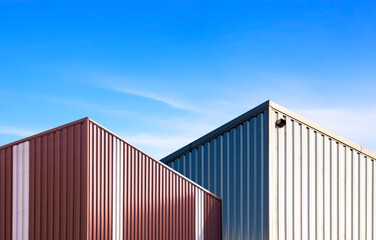
#> input picture VisualOdometry_py/main/building.jpg, 376 x 240 px
$ jupyter execute FunctionTest.ipynb
#> lines starting #> are read from the running program, lines starting #| are printed output that depends on the picture
## os.path.join()

[cell 1]
import os

DIRECTORY = "C:\\Users\\Autonav\\github_repo\\SLAM\\VisualOdometry_py\\main\\KITTI_sequence_1\\image_l"
filename = "000000.png"
print(os.path.join(DIRECTORY, filename))

## cv2.ORB_create() / detectAndCompute / cv2.drawKeypoints()

[cell 2]
import cv2

img = cv2.imread('../main/building.jpg')
#> img is the input picture: shape (240, 376, 3); mean B, G, R 200.5, 155.1, 110.8
gray = cv2.cvtColor(img, cv2.COLOR_BGR2GRAY)
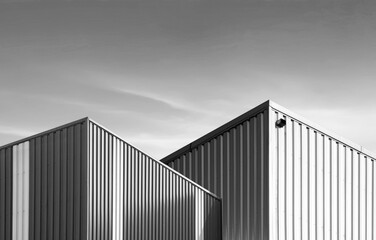
#> gray: shape (240, 376); min 0, max 255, mean 147.1

# ORB detector 생성
orb = cv2.ORB_create()
"""
nfeatures(optional): 검출할 최대 특징 수 (default=500)
scaleFactor(optional): 이미지 피라미드 비율 (default=1.2)
nlevels(optional): 이미지 피라미드 계층 수 (default=8)
edgeThreshold(optional): 검색에서 제외할 테두리 크기, patchSize와 맞출 것 (default=31)
firstLevel(optional): 최초 이미지 피라미드 계층 단계 (default=0)
WTA_K(optional): 임의 좌표 생성 수 (default=2)
scoreType(optional): 특징점 검출에 사용할 방식 (cv2.ORB_HARRIS_SCORE: 해리스 코너 검출(default), cv2.ORB_FAST_SCORE: FAST 코너 검출)
patchSize(optional): 디스크립터의 패치 크기 (default=31)
fastThreshold(optional): FAST에 사용할 임계 값 (default=20)
"""
# 특징점 검출(detect)과 desciptor 추출(compute)
# descriptor는 특징점 주변 픽셀을 일정 크기의 블록으로 나누어 각 블록에 속한 픽셀의 그레디언트 히스토그램을 계산한 것.
keypoints, descriptor = orb.detectAndCompute(img, None)
#> keypoints = 389 keypoints; strongest (x, y, size): (163, 167, 31), (283, 122, 37.2), (108, 134, 31), (116, 138, 31)

# 특징점 그리기 - OpenCV에서 cv2.drawKeypoints() 제공해서 cv2.circle로 특징점 나타낼 필요 없음.
img_draw = cv2.drawKeypoints(img, keypoints, None, \
             flags=cv2.DRAW_MATCHES_FLAGS_DRAW_RICH_KEYPOINTS)
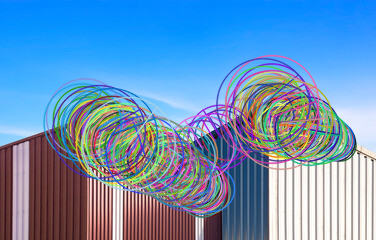
#> img_draw: shape (240, 376, 3); mean B, G, R 188, 146.6, 105.7

# 결과 출력
cv2.imshow('ORB', img_draw)
cv2.waitKey()
cv2.destroyAllWindows()

## cv2.FlannBasedMatcher() / knnMatch() / cv2.drawMatches()

[cell 3]
# FLANNMatcher와 ORB로 매칭 (match_flann_orb.py)

import cv2, numpy as np

img1 = cv2.imread('../main/KITTI_sequence_1/image_l/000000.png')
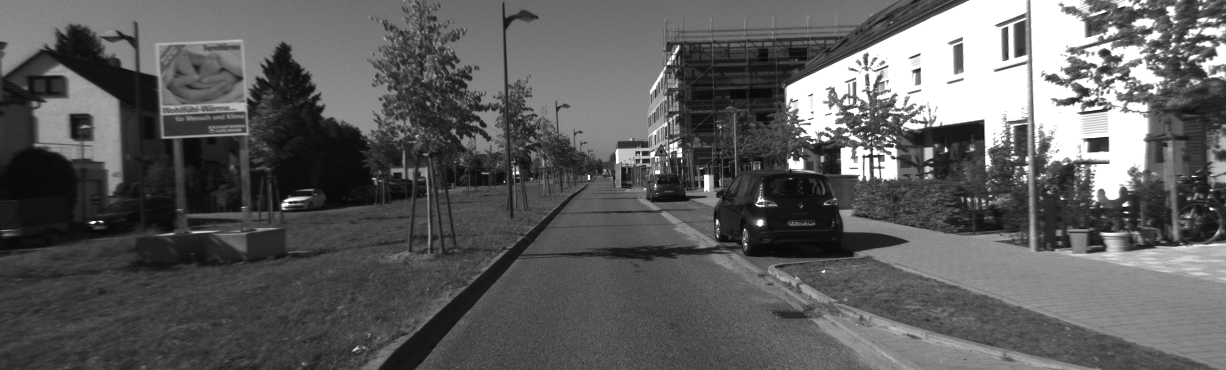
#> input picture VisualOdometry_py/main/KITTI_sequence_1/image_l/000000.png, 1226 x 370 px
#> img1 is the input picture: shape (370, 1226, 3); min 8, max 255, mean 93.4
img2 = cv2.imread('../main/KITTI_sequence_1/image_l/000001.png')
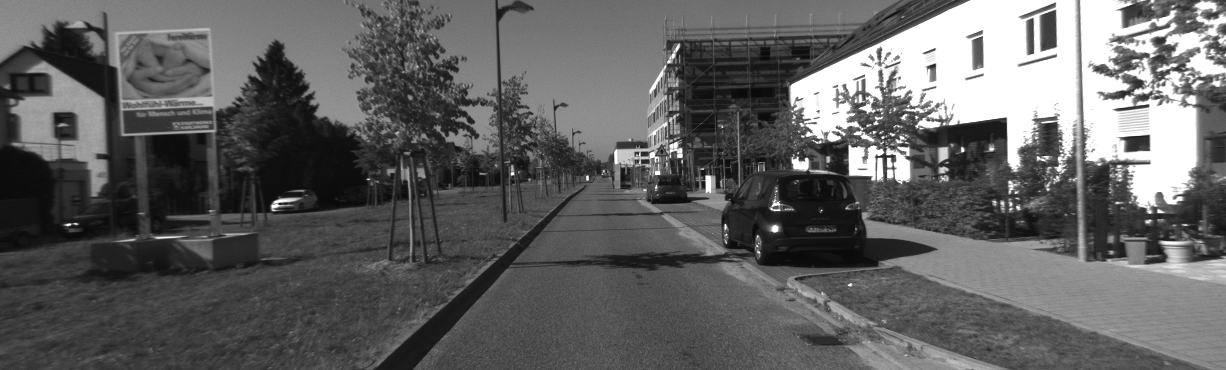
#> input picture VisualOdometry_py/main/KITTI_sequence_1/image_l/000001.png, 1226 x 370 px
#> img2 is the input picture: shape (370, 1226, 3); min 8, max 255, mean 96.9
gray1 = cv2.cvtColor(img1, cv2.COLOR_BGR2GRAY)
gray2 = cv2.cvtColor(img2, cv2.COLOR_BGR2GRAY)

# ORB 추출기 생성
detector = cv2.ORB_create()
# 키 포인트와 서술자 추출
kp1, desc1 = detector.detectAndCompute(gray1, None)
#> kp1 = 500 keypoints; strongest (x, y, size): (875, 158, 37.2), (874, 153, 31), (875, 152, 37.2), (877, 158, 31)
kp2, desc2 = detector.detectAndCompute(gray2, None)
#> kp2 = 500 keypoints; strongest (x, y, size): (889, 159, 31), (889, 158, 37.2), (882, 152, 31), (963, 150, 31)

# 인덱스 파라미터 설정 ---①
FLANN_INDEX_LSH = 6
index_params= dict(algorithm = FLANN_INDEX_LSH,
                   table_number = 6,
                   key_size = 12,
                   multi_probe_level = 1)
# 검색 파라미터 설정 ---②
search_params=dict(checks=32)
# Flann 매처 생성 ---③
matcher = cv2.FlannBasedMatcher(index_params, search_params)    # BFMatcher()도 있다.
# 매칭 계산 ---④
matches = matcher.match(desc1, desc2)   # 여기에 match(), knnMatch()(k-nearest neighbor), radiusMatch()를 이용가능
#> matches = 500 matches
# 매칭 그리기
res = cv2.drawMatches(img1, kp1, img2, kp2, matches, None, \
            flags=cv2.DRAW_MATCHES_FLAGS_NOT_DRAW_SINGLE_POINTS)
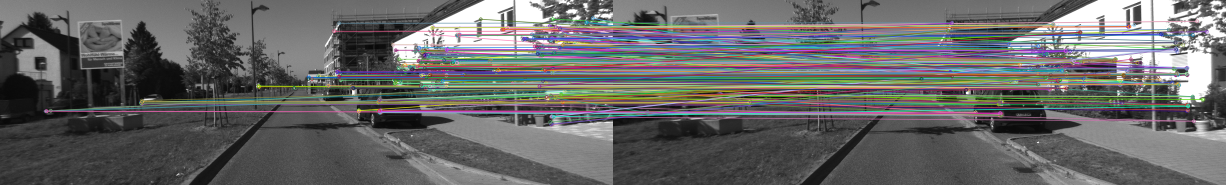
#> res: shape (370, 2452, 3) (shown at 1/2 size); mean B, G, R 102.4, 102.5, 102.6
# 결과 출력
cv2.imshow('Flann + ORB', res)
cv2.waitKey()
cv2.destroyAllWindows()

## np.squeeze()

[cell 4]
import numpy as np

a = np.array([[[[1, 2, 3],
              [4, 5, 6],
              [7, 8, 9]]]])

print(a.shape, "\n")


print(np.squeeze(a))

## tqdm

[cell 5]
from tqdm import tqdm
import time

text = ""

for x in tqdm(["a", "b", "c", "d"]):
    time.sleep(1)
    text = text + x
